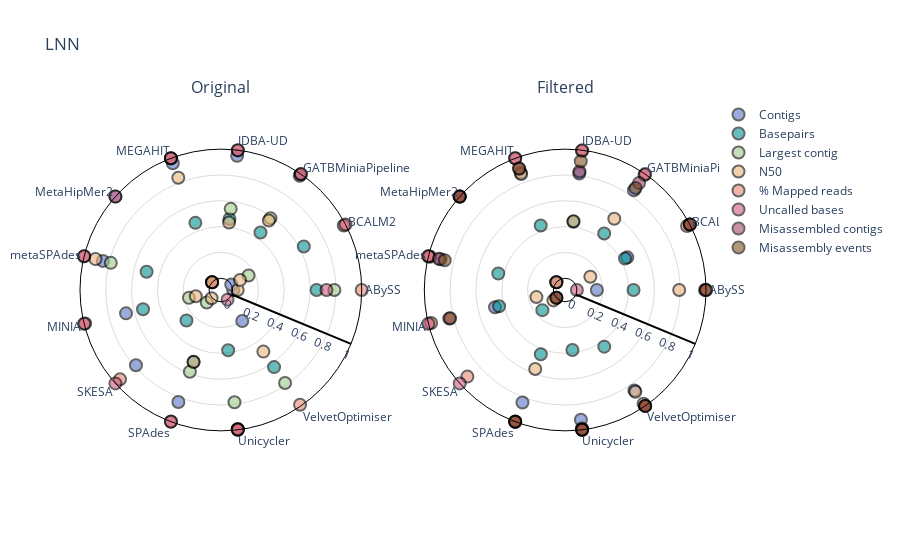
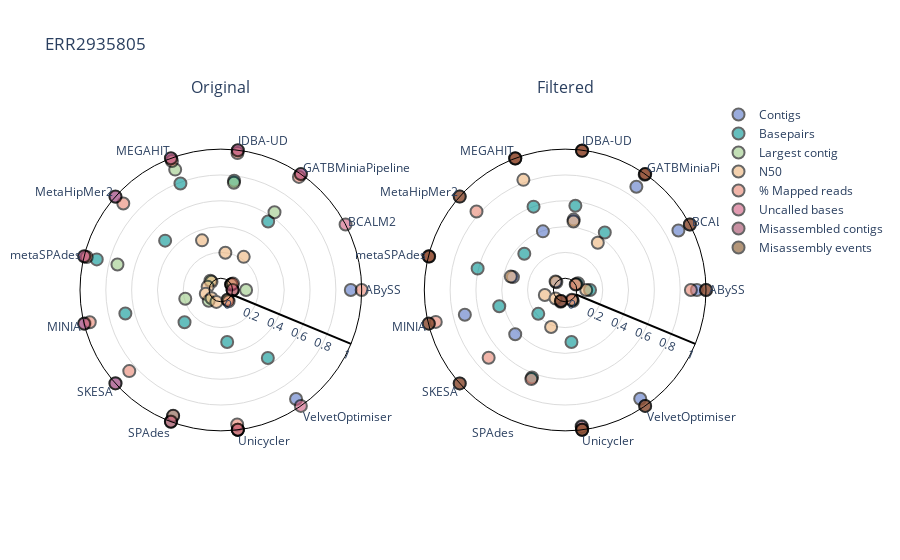
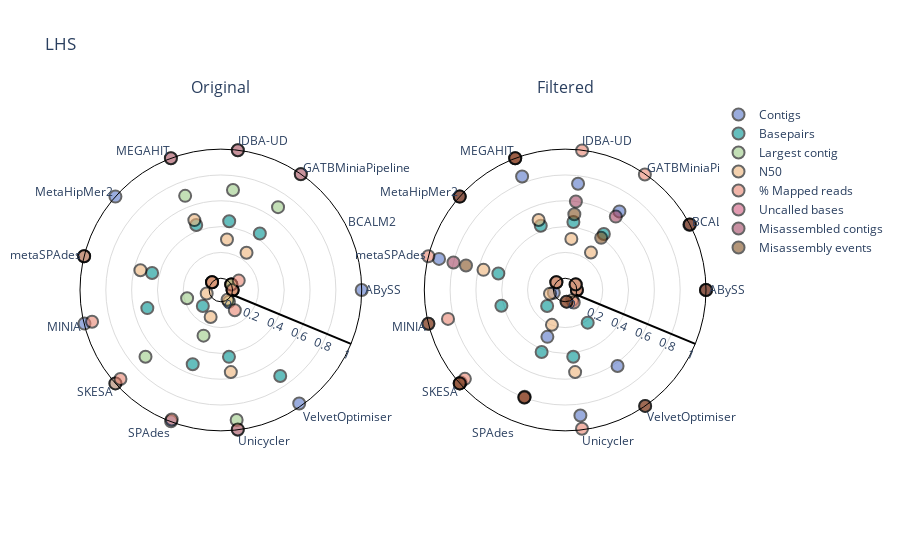
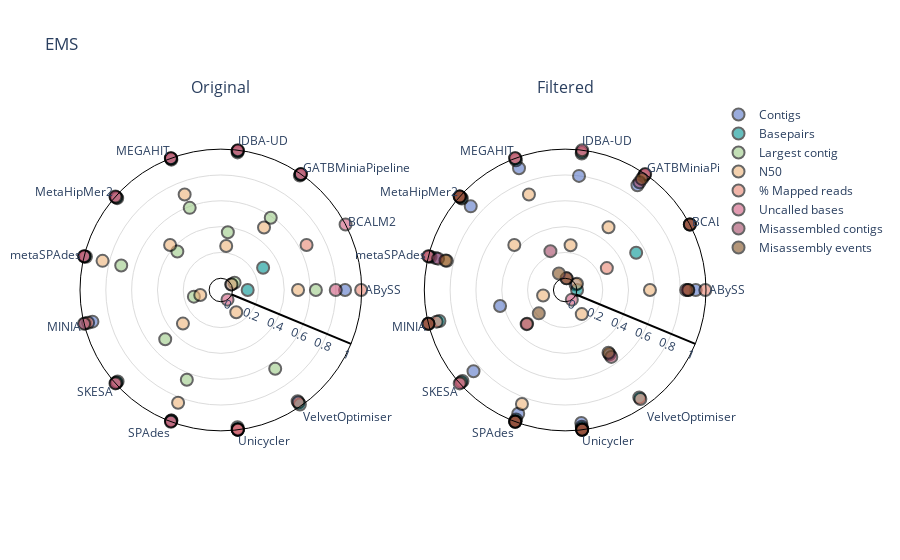

The notebook cell these images were saved under, in order:
### Code cell
import plotly.graph_objects as go

for sample, df in rank_dfs:

    categories = ['contigs','filtered_contigs','basepairs','filtered_basepairs', 'max_contig', 'n50','filtered_n50', 'mapped_reads','filtered_mapped_reads', 'Ns','filtered_Ns','misassembled contigs', 'misassembly events']
    categories_original =  ['contigs','basepairs', 'max_contig', 'n50', 'mapped_reads', 'Ns'] 
    categories_original_renamed =  ['Contigs','Basepairs', 'Largest contig', 'N50', '% Mapped reads', 'Uncalled bases'] 
    categories_filtered = ['filtered_contigs', 'filtered_basepairs', 'filtered_n50', 'filtered_mapped_reads','filtered_Ns', 'misassembled contigs', 'misassembly events']
    categories_filtered_renamed = ['Contigs', 'Basepairs', 'N50', '% Mapped reads','Uncalled bases', 'Misassembled contigs', 'Misassembly events']

    fig = make_subplots(rows=1, cols=2, specs=[[{'type': 'polar'}]*2], subplot_titles=('Original', 'Filtered'))
    
    COLOURS_ORIGINAL = ['#5876c8', '#009392', '#9CCB86', '#EEB479', '#E88471', '#CF597E']
    COLOURS_FILTERED = ['#5876c8', '#009392', '#EEB479', '#E88471', '#CF597E', '#a54765', '#835221']

    i = 0
    j = 0
    assembler_list = list(df.index)
    
    for column in categories:
                
        row_all = list(df[column])
        

        if column in categories_original:
            name = categories_original_renamed[categories_original.index(column)]
            fig.add_trace(go.Scatterpolar(r=row_all,
                                          theta=assembler_list,
                                          name=name, 
                                          mode='markers', 
                                          marker=dict(color=COLOURS_ORIGINAL[i], size=12), 
                                          marker_line_color="black", 
                                          marker_line_width=2,
                                          opacity=0.6,showlegend=True),
                          row=1, col=1) 
            i+=1
            
        elif column in categories_filtered:
            name = categories_filtered_renamed[categories_filtered.index(column)]
            showlegend = True if column in ['misassembled contigs', 'misassembly events'] else False
            fig.add_trace(go.Scatterpolar(r=row_all,
                                          theta=assembler_list,
                                          name=name, 
                                          mode='markers', 
                                          marker=dict(color=COLOURS_FILTERED[j], size=12),
                                          marker_line_color="black", 
                                          marker_line_width=2, 
                                          opacity=0.6,showlegend=showlegend),
                         row=1, col=2)
            j+=1
        
    
    fig.update_layout(polar=dict(radialaxis=dict(visible=True,
                                                 range=[0,1],
                                                 linewidth = 2,
                                                 linecolor="black",
                                                 gridcolor = "#DCDCDC"), 
                                 hole=1/12, bgcolor='rgb(255,255,255)',
                                angularaxis=dict(linecolor="black"),
                                angularaxis_categoryarray = assembler_list + [' '],
                                radialaxis_angle = -22.5),
                     polar2=dict(radialaxis=dict(visible=True,
                                                 range=[0,1],
                                                 linewidth = 2,
                                                 linecolor="black",
                                                 gridcolor = "#DCDCDC"), 
                                 hole=1/12, bgcolor='rgb(255,255,255)',
                                angularaxis=dict(linecolor="black"),
                                angularaxis_categoryarray = assembler_list + [' '],
                                radialaxis_angle = -22.5))
    fig.update_layout(title=sample)

    fig.show()

### Figure 1 — Plotly figure (JSON) as saved in the notebook; plotly's stock layout.template omitted (floating-point values rounded to 4 significant figures)
{"data": [{"marker": {"color": "#5876c8", "line": {"color": "black", "width": 2}, "size": 12}, "mode": "markers", "name": "Contigs", "opacity": 0.6, "r": [0.004596, 0, 0.9845, 0.9557, 0.9589, 1, 0.8505, 0.6654, 0.7878, 0.8365, 0.9959, 0.2012], "showlegend": true, "subplot": "polar", "theta": ["ABySS", "BCALM2", "GATBMiniaPipeline", "IDBA-UD", "MEGAHIT", "MetaHipMer2", "metaSPAdes", "MINIA", "SKESA", "SPAdes", "Unicycler", "VelvetOptimiser"], "type": "scatterpolar"}, {"marker": {"color": "#5876c8", "line": {"color": "black", "width": 2}, "size": 12}, "mode": "markers", "name": "Contigs", "opacity": 0.6, "r": [0.1549, 0.4529, 0.8472, 0.8179, 0.88, 1, 0.903, 0.4682, 0, 0.8416, 0.9218, 0.8542], "showlegend": false, "subplot": "polar2", "theta": ["ABySS", "BCALM2", "GATBMiniaPipeline", "IDBA-UD", "MEGAHIT", "MetaHipMer2", "metaSPAdes", "MINIA", "SKESA", "SPAdes", "Unicycler", "VelvetOptimiser"], "type": "scatterpolar"}, {"marker": {"color": "#009392", "line": {"color": "black", "width": 2}, "size": 12}, "mode": "markers", "name": "Basepairs", "opacity": 0.6, "r": [0.6506, 0.6345, 0.4495, 0.4629, 0.4654, 0, 0.5013, 0.53, 0.2651, 0.5043, 0.3787, 0.6346], "showlegend": true, "subplot": "polar", "theta": ["ABySS", "BCALM2", "GATBMiniaPipeline", "IDBA-UD", "MEGAHIT", "MetaHipMer2", "metaSPAdes", "MINIA", "SKESA", "SPAdes", "Unicycler", "VelvetOptimiser"], "type": "scatterpolar"}, {"marker": {"color": "#009392", "line": {"color": "black", "width": 2}, "size": 12}, "mode": "markers", "name": "Basepairs", "opacity": 0.6, "r": [0.4386, 0.4329, 0.4414, 0.4408, 0.4428, 0, 0.4425, 0.4363, 0.1444, 0.4408, 0.3778, 0.4422], "showlegend": false, "subplot": "polar2", "theta": ["ABySS", "BCALM2", "GATBMiniaPipeline", "IDBA-UD", "MEGAHIT", "MetaHipMer2", "metaSPAdes", "MINIA", "SKESA", "SPAdes", "Unicycler", "VelvetOptimiser"], "type": "scatterpolar"}, {"marker": {"color": "#9CCB86", "line": {"color": "black", "width": 2}, "size": 12}, "mode": "markers", "name": "Largest contig", "opacity": 0.6, "r": [0.7882, 0.1514, 0.5854, 0.5422, 1, 0, 0.7871, 0.1639, 0.05488, 0.5858, 0.7847, 0.7847], "showlegend": true, "subplot": "polar", "theta": ["ABySS", "BCALM2", "GATBMiniaPipeline", "IDBA-UD", "MEGAHIT", "MetaHipMer2", "metaSPAdes", "MINIA", "SKESA", "SPAdes", "Unicycler", "VelvetOptimiser"], "type": "scatterpolar"}, {"marker": {"color": "#EEB479", "line": {"color": "black", "width": 2}, "size": 12}, "mode": "markers", "name": "N50", "opacity": 0.6, "r": [0.03943, 0.07698, 0.5634, 0.436, 0.8387, 0, 0.909, 0.1091, 0.004759, 0.5056, 1, 0.4888], "showlegend": true, "subplot": "polar", "theta": ["ABySS", "BCALM2", "GATBMiniaPipeline", "IDBA-UD", "MEGAHIT", "MetaHipMer2", "metaSPAdes", "MINIA", "SKESA", "SPAdes", "Unicycler", "VelvetOptimiser"], "type": "scatterpolar"}, {"marker": {"color": "#EEB479", "line": {"color": "black", "width": 2}, "size": 12}, "mode": "markers", "name": "N50", "opacity": 0.6, "r": [0.7924, 0.1295, 0.5792, 0.4452, 0.8694, 0, 0.9856, 0.1382, 0.03043, 0.5632, 1, 0.8663], "showlegend": false, "subplot": "polar2", "theta": ["ABySS", "BCALM2", "GATBMiniaPipeline", "IDBA-UD", "MEGAHIT", "MetaHipMer2", "metaSPAdes", "MINIA", "SKESA", "SPAdes", "Unicycler", "VelvetOptimiser"], "type": "scatterpolar"}, {"marker": {"color": "#E88471", "line": {"color": "black", "width": 2}, "size": 12}, "mode": "markers", "name": "% Mapped reads", "opacity": 0.6, "r": [1, 0.9845, 0.9987, 0.9984, 0.9991, 0, 0.9995, 0.9916, 0.9524, 0.9986, 0.9937, 0.989], "showlegend": true, "subplot": "polar", "theta": ["ABySS", "BCALM2", "GATBMiniaPipeline", "IDBA-UD", "MEGAHIT", "MetaHipMer2", "metaSPAdes", "MINIA", "SKESA", "SPAdes", "Unicycler", "VelvetOptimiser"], "type": "scatterpolar"}, {"marker": {"color": "#E88471", "line": {"color": "black", "width": 2}, "size": 12}, "mode": "markers", "name": "% Mapped reads", "opacity": 0.6, "r": [0.9921, 0.9753, 0.9912, 0.9926, 1, 0, 0.999, 0.9784, 0.9205, 0.999, 0.9892, 0.9785], "showlegend": false, "subplot": "polar2", "theta": ["ABySS", "BCALM2", "GATBMiniaPipeline", "IDBA-UD", "MEGAHIT", "MetaHipMer2", "metaSPAdes", "MINIA", "SKESA", "SPAdes", "Unicycler", "VelvetOptimiser"], "type": "scatterpolar"}, {"marker": {"color": "#CF597E", "line": {"color": "black", "width": 2}, "size": 12}, "mode": "markers", "name": "Uncalled bases", "opacity": 0.6, "r": [0.7273, 1, 1, 1, 1, 1, 1, 1, 1, 1, 1, 0], "showlegend": true, "subplot": "polar", "theta": ["ABySS", "BCALM2", "GATBMiniaPipeline", "IDBA-UD", "MEGAHIT", "MetaHipMer2", "metaSPAdes", "MINIA", "SKESA", "SPAdes", "Unicycler", "VelvetOptimiser"], "type": "scatterpolar"}, {"marker": {"color": "#CF597E", "line": {"color": "black", "width": 2}, "size": 12}, "mode": "markers", "name": "Uncalled bases", "opacity": 0.6, "r": [0, 1, 1, 1, 1, 1, 1, 1, 1, 1, 1, 1], "showlegend": false, "subplot": "polar2", "theta": ["ABySS", "BCALM2", "GATBMiniaPipeline", "IDBA-UD", "MEGAHIT", "MetaHipMer2", "metaSPAdes", "MINIA", "SKESA", "SPAdes", "Unicycler", "VelvetOptimiser"], "type": "scatterpolar"}, {"marker": {"color": "#a54765", "line": {"color": "black", "width": 2}, "size": 12}, "mode": "markers", "name": "Misassembled contigs", "opacity": 0.6, "r": [1, 1, 0.9167, 0.8333, 0.9167, 1, 0.9167, 0.8333, 0, 1, 1, 1], "showlegend": true, "subplot": "polar2", "theta": ["ABySS", "BCALM2", "GATBMiniaPipeline", "IDBA-UD", "MEGAHIT", "MetaHipMer2", "metaSPAdes", "MINIA", "SKESA", "SPAdes", "Unicycler", "VelvetOptimiser"], "type": "scatterpolar"}, {"marker": {"color": "#835221", "line": {"color": "black", "width": 2}, "size": 12}, "mode": "markers", "name": "Misassembly events", "opacity": 0.6, "r": [1, 1, 0.8696, 0.913, 0.913, 1, 0.8696, 0.8261, 0, 1, 1, 1], "showlegend": true, "subplot": "polar2", "theta": ["ABySS", "BCALM2", "GATBMiniaPipeline", "IDBA-UD", "MEGAHIT", "MetaHipMer2", "metaSPAdes", "MINIA", "SKESA", "SPAdes", "Unicycler", "VelvetOptimiser"], "type": "scatterpolar"}], "layout": {"annotations": [{"font": {"size": 16}, "showarrow": false, "text": "Original", "x": 0.225, "xanchor": "center", "xref": "paper", "y": 1, "yanchor": "bottom", "yref": "paper"}, {"font": {"size": 16}, "showarrow": false, "text": "Filtered", "x": 0.775, "xanchor": "center", "xref": "paper", "y": 1, "yanchor": "bottom", "yref": "paper"}], "polar": {"angularaxis": {"categoryarray": ["ABySS", "BCALM2", "GATBMiniaPipeline", "IDBA-UD", "MEGAHIT", "MetaHipMer2", "metaSPAdes", "MINIA", "SKESA", "SPAdes", "Unicycler", "VelvetOptimiser", " "], "linecolor": "black"}, "bgcolor": "rgb(255,255,255)", "domain": {"x": [0, 0.45], "y": [0, 1]}, "hole": 0.08333, "radialaxis": {"angle": -22.5, "gridcolor": "#DCDCDC", "linecolor": "black", "linewidth": 2, "range": [0, 1], "visible": true}}, "polar2": {"angularaxis": {"categoryarray": ["ABySS", "BCALM2", "GATBMiniaPipeline", "IDBA-UD", "MEGAHIT", "MetaHipMer2", "metaSPAdes", "MINIA", "SKESA", "SPAdes", "Unicycler", "VelvetOptimiser", " "], "linecolor": "black"}, "bgcolor": "rgb(255,255,255)", "domain": {"x": [0.55, 1], "y": [0, 1]}, "hole": 0.08333, "radialaxis": {"angle": -22.5, "gridcolor": "#DCDCDC", "linecolor": "black", "linewidth": 2, "range": [0, 1], "visible": true}}, "title": {"text": "LNN"}}}

### Figure 2 — Plotly figure (JSON) as saved in the notebook; plotly's stock layout.template omitted (floating-point values rounded to 4 significant figures)
{"data": [{"marker": {"color": "#5876c8", "line": {"color": "black", "width": 2}, "size": 12}, "mode": "markers", "name": "Contigs", "opacity": 0.6, "r": [0.9156, 0, 0.9992, 0.9982, 0.9982, 0.9985, 0.9967, 0.9954, 0.9989, 0.9955, 1.0, 0.9345], "showlegend": true, "subplot": "polar", "theta": ["ABySS", "BCALM2", "GATBMiniaPipeline", "IDBA-UD", "MEGAHIT", "MetaHipMer2", "metaSPAdes", "MINIA", "SKESA", "SPAdes", "Unicycler", "VelvetOptimiser"], "type": "scatterpolar"}, {"marker": {"color": "#5876c8", "line": {"color": "black", "width": 2}, "size": 12}, "mode": "markers", "name": "Contigs", "opacity": 0.6, "r": [0.9292, 0.8998, 0.8801, 0.4584, 0.395, 0, 0.3258, 0.7092, 0.4258, 0.006361, 0.9714, 0.9324], "showlegend": false, "subplot": "polar2", "theta": ["ABySS", "BCALM2", "GATBMiniaPipeline", "IDBA-UD", "MEGAHIT", "MetaHipMer2", "metaSPAdes", "MINIA", "SKESA", "SPAdes", "Unicycler", "VelvetOptimiser"], "type": "scatterpolar"}, {"marker": {"color": "#009392", "line": {"color": "black", "width": 2}, "size": 12}, "mode": "markers", "name": "Basepairs", "opacity": 0.6, "r": [0, 0, 0.5541, 0.7622, 0.7916, 0.4857, 0.899, 0.6708, 0.285, 0.9538, 0.315, 0.5497], "showlegend": true, "subplot": "polar", "theta": ["ABySS", "BCALM2", "GATBMiniaPipeline", "IDBA-UD", "MEGAHIT", "MetaHipMer2", "metaSPAdes", "MINIA", "SKESA", "SPAdes", "Unicycler", "VelvetOptimiser"], "type": "scatterpolar"}, {"marker": {"color": "#009392", "line": {"color": "black", "width": 2}, "size": 12}, "mode": "markers", "name": "Basepairs", "opacity": 0.6, "r": [0.1018, 0.02123, 0.4496, 0.5666, 0.5995, 0.3317, 0.6073, 0.4346, 0.1875, 0.6332, 0.3143, 0.01322], "showlegend": false, "subplot": "polar2", "theta": ["ABySS", "BCALM2", "GATBMiniaPipeline", "IDBA-UD", "MEGAHIT", "MetaHipMer2", "metaSPAdes", "MINIA", "SKESA", "SPAdes", "Unicycler", "VelvetOptimiser"], "type": "scatterpolar"}, {"marker": {"color": "#9CCB86", "line": {"color": "black", "width": 2}, "size": 12}, "mode": "markers", "name": "Largest contig", "opacity": 0.6, "r": [0.1046, 0.003649, 0.6406, 0.7458, 0.9065, 0.01741, 0.7339, 0.1929, 0.03439, 1, 0.9999, 0.002411], "showlegend": true, "subplot": "polar", "theta": ["ABySS", "BCALM2", "GATBMiniaPipeline", "IDBA-UD", "MEGAHIT", "MetaHipMer2", "metaSPAdes", "MINIA", "SKESA", "SPAdes", "Unicycler", "VelvetOptimiser"], "type": "scatterpolar"}, {"marker": {"color": "#EEB479", "line": {"color": "black", "width": 2}, "size": 12}, "mode": "markers", "name": "N50", "opacity": 0.6, "r": [0.0003932, 0.0001362, 0.221, 0.1992, 0.3202, 0.005901, 0.0143, 0.02914, 0.005571, 0.007677, 1, 0.0003426], "showlegend": true, "subplot": "polar", "theta": ["ABySS", "BCALM2", "GATBMiniaPipeline", "IDBA-UD", "MEGAHIT", "MetaHipMer2", "metaSPAdes", "MINIA", "SKESA", "SPAdes", "Unicycler", "VelvetOptimiser"], "type": "scatterpolar"}, {"marker": {"color": "#EEB479", "line": {"color": "black", "width": 2}, "size": 12}, "mode": "markers", "name": "N50", "opacity": 0.6, "r": [0.07228, 0.004913, 0.3542, 0.4432, 0.8214, 0.008475, 0.3425, 0.07119, 0.008362, 0.2159, 1, 0.004594], "showlegend": false, "subplot": "polar2", "theta": ["ABySS", "BCALM2", "GATBMiniaPipeline", "IDBA-UD", "MEGAHIT", "MetaHipMer2", "metaSPAdes", "MINIA", "SKESA", "SPAdes", "Unicycler", "VelvetOptimiser"], "type": "scatterpolar"}, {"marker": {"color": "#E88471", "line": {"color": "black", "width": 2}, "size": 12}, "mode": "markers", "name": "% Mapped reads", "opacity": 0.6, "r": [1, 0.01555, 0.9735, 0.9779, 0.9775, 0.9186, 0.9792, 0.9547, 0.8566, 0.95, 0.9589, 0.0151], "showlegend": true, "subplot": "polar", "theta": ["ABySS", "BCALM2", "GATBMiniaPipeline", "IDBA-UD", "MEGAHIT", "MetaHipMer2", "metaSPAdes", "MINIA", "SKESA", "SPAdes", "Unicycler", "VelvetOptimiser"], "type": "scatterpolar"}, {"marker": {"color": "#E88471", "line": {"color": "black", "width": 2}, "size": 12}, "mode": "markers", "name": "% Mapped reads", "opacity": 0.6, "r": [0.883, 0.001162, 0.9932, 0.9969, 1, 0.8263, 0.9985, 0.9413, 0.7007, 0.6472, 0.9774, 0.0002273], "showlegend": false, "subplot": "polar2", "theta": ["ABySS", "BCALM2", "GATBMiniaPipeline", "IDBA-UD", "MEGAHIT", "MetaHipMer2", "metaSPAdes", "MINIA", "SKESA", "SPAdes", "Unicycler", "VelvetOptimiser"], "type": "scatterpolar"}, {"marker": {"color": "#CF597E", "line": {"color": "black", "width": 2}, "size": 12}, "mode": "markers", "name": "Uncalled bases", "opacity": 0.6, "r": [0, 1, 1, 1, 1, 1, 1, 1, 1, 1, 1, 1], "showlegend": true, "subplot": "polar", "theta": ["ABySS", "BCALM2", "GATBMiniaPipeline", "IDBA-UD", "MEGAHIT", "MetaHipMer2", "metaSPAdes", "MINIA", "SKESA", "SPAdes", "Unicycler", "VelvetOptimiser"], "type": "scatterpolar"}, {"marker": {"color": "#CF597E", "line": {"color": "black", "width": 2}, "size": 12}, "mode": "markers", "name": "Uncalled bases", "opacity": 0.6, "r": [null, null, null, null, null, null, null, null, null, null, null, null], "showlegend": false, "subplot": "polar2", "theta": ["ABySS", "BCALM2", "GATBMiniaPipeline", "IDBA-UD", "MEGAHIT", "MetaHipMer2", "metaSPAdes", "MINIA", "SKESA", "SPAdes", "Unicycler", "VelvetOptimiser"], "type": "scatterpolar"}, {"marker": {"color": "#a54765", "line": {"color": "black", "width": 2}, "size": 12}, "mode": "markers", "name": "Misassembled contigs", "opacity": 0.6, "r": [1, 1, 1, 0.9948, 0.9983, 1, 0.9948, 0.9965, 1, 0, 1, 1], "showlegend": true, "subplot": "polar2", "theta": ["ABySS", "BCALM2", "GATBMiniaPipeline", "IDBA-UD", "MEGAHIT", "MetaHipMer2", "metaSPAdes", "MINIA", "SKESA", "SPAdes", "Unicycler", "VelvetOptimiser"], "type": "scatterpolar"}, {"marker": {"color": "#835221", "line": {"color": "black", "width": 2}, "size": 12}, "mode": "markers", "name": "Misassembly events", "opacity": 0.6, "r": [1, 1, 1, 0.9956, 0.9983, 1, 0.9939, 0.9974, 1, 0, 1, 1], "showlegend": true, "subplot": "polar2", "theta": ["ABySS", "BCALM2", "GATBMiniaPipeline", "IDBA-UD", "MEGAHIT", "MetaHipMer2", "metaSPAdes", "MINIA", "SKESA", "SPAdes", "Unicycler", "VelvetOptimiser"], "type": "scatterpolar"}], "layout": {"annotations": [{"font": {"size": 16}, "showarrow": false, "text": "Original", "x": 0.225, "xanchor": "center", "xref": "paper", "y": 1, "yanchor": "bottom", "yref": "paper"}, {"font": {"size": 16}, "showarrow": false, "text": "Filtered", "x": 0.775, "xanchor": "center", "xref": "paper", "y": 1, "yanchor": "bottom", "yref": "paper"}], "polar": {"angularaxis": {"categoryarray": ["ABySS", "BCALM2", "GATBMiniaPipeline", "IDBA-UD", "MEGAHIT", "MetaHipMer2", "metaSPAdes", "MINIA", "SKESA", "SPAdes", "Unicycler", "VelvetOptimiser", " "], "linecolor": "black"}, "bgcolor": "rgb(255,255,255)", "domain": {"x": [0, 0.45], "y": [0, 1]}, "hole": 0.08333, "radialaxis": {"angle": -22.5, "gridcolor": "#DCDCDC", "linecolor": "black", "linewidth": 2, "range": [0, 1], "visible": true}}, "polar2": {"angularaxis": {"categoryarray": ["ABySS", "BCALM2", "GATBMiniaPipeline", "IDBA-UD", "MEGAHIT", "MetaHipMer2", "metaSPAdes", "MINIA", "SKESA", "SPAdes", "Unicycler", "VelvetOptimiser", " "], "linecolor": "black"}, "bgcolor": "rgb(255,255,255)", "domain": {"x": [0.55, 1], "y": [0, 1]}, "hole": 0.08333, "radialaxis": {"angle": -22.5, "gridcolor": "#DCDCDC", "linecolor": "black", "linewidth": 2, "range": [0, 1], "visible": true}}, "title": {"text": "ERR2935805"}}}

### Figure 3 — Plotly figure (JSON) as saved in the notebook; plotly's stock layout.template omitted (floating-point values rounded to 4 significant figures)
{"data": [{"marker": {"color": "#5876c8", "line": {"color": "black", "width": 2}, "size": 12}, "mode": "markers", "name": "Contigs", "opacity": 0.6, "r": [1, 0, 0.9999, 0.9999, 0.9999, 1, 0.9997, 0.997, 1.0, 0.9962, 1.0, 0.9773], "showlegend": true, "subplot": "polar", "theta": ["ABySS", "BCALM2", "GATBMiniaPipeline", "IDBA-UD", "MEGAHIT", "MetaHipMer2", "metaSPAdes", "MINIA", "SKESA", "SPAdes", "Unicycler", "VelvetOptimiser"], "type": "scatterpolar"}, {"marker": {"color": "#5876c8", "line": {"color": "black", "width": 2}, "size": 12}, "mode": "markers", "name": "Contigs", "opacity": 0.6, "r": [1, 0.9949, 0.649, 0.7384, 0.8494, 1, 0.9152, 0, 0.9903, 0.2971, 0.8881, 0.6237], "showlegend": false, "subplot": "polar2", "theta": ["ABySS", "BCALM2", "GATBMiniaPipeline", "IDBA-UD", "MEGAHIT", "MetaHipMer2", "metaSPAdes", "MINIA", "SKESA", "SPAdes", "Unicycler", "VelvetOptimiser"], "type": "scatterpolar"}, {"marker": {"color": "#009392", "line": {"color": "black", "width": 2}, "size": 12}, "mode": "markers", "name": "Basepairs", "opacity": 0.6, "r": [0, 0, 0.4407, 0.4457, 0.4473, 0, 0.4575, 0.4955, 0.09555, 0.524, 0.4306, 0.7187], "showlegend": true, "subplot": "polar", "theta": ["ABySS", "BCALM2", "GATBMiniaPipeline", "IDBA-UD", "MEGAHIT", "MetaHipMer2", "metaSPAdes", "MINIA", "SKESA", "SPAdes", "Unicycler", "VelvetOptimiser"], "type": "scatterpolar"}, {"marker": {"color": "#009392", "line": {"color": "black", "width": 2}, "size": 12}, "mode": "markers", "name": "Basepairs", "opacity": 0.6, "r": [0, 0.0003867, 0.4365, 0.4395, 0.4418, 0, 0.4418, 0.4176, 0.09534, 0.4229, 0.4303, 0.2166], "showlegend": false, "subplot": "polar2", "theta": ["ABySS", "BCALM2", "GATBMiniaPipeline", "IDBA-UD", "MEGAHIT", "MetaHipMer2", "metaSPAdes", "MINIA", "SKESA", "SPAdes", "Unicycler", "VelvetOptimiser"], "type": "scatterpolar"}, {"marker": {"color": "#9CCB86", "line": {"color": "black", "width": 2}, "size": 12}, "mode": "markers", "name": "Largest contig", "opacity": 0.6, "r": [0, 0.001321, 0.6889, 0.6889, 0.6889, 0, 1, 0.1782, 0.6887, 0.2873, 0.9236, 0.01914], "showlegend": true, "subplot": "polar", "theta": ["ABySS", "BCALM2", "GATBMiniaPipeline", "IDBA-UD", "MEGAHIT", "MetaHipMer2", "metaSPAdes", "MINIA", "SKESA", "SPAdes", "Unicycler", "VelvetOptimiser"], "type": "scatterpolar"}, {"marker": {"color": "#EEB479", "line": {"color": "black", "width": 2}, "size": 12}, "mode": "markers", "name": "N50", "opacity": 0.6, "r": [0, 0.0001396, 0.2592, 0.303, 0.4882, 0, 0.5505, 0.02201, 1, 0.1324, 0.5495, 0.0004985], "showlegend": true, "subplot": "polar", "theta": ["ABySS", "BCALM2", "GATBMiniaPipeline", "IDBA-UD", "MEGAHIT", "MetaHipMer2", "metaSPAdes", "MINIA", "SKESA", "SPAdes", "Unicycler", "VelvetOptimiser"], "type": "scatterpolar"}, {"marker": {"color": "#EEB479", "line": {"color": "black", "width": 2}, "size": 12}, "mode": "markers", "name": "N50", "opacity": 0.6, "r": [0, 0.003025, 0.2613, 0.3077, 0.4887, 0, 0.5606, 0.03015, 1, 0.1976, 0.5495, 0.006202], "showlegend": false, "subplot": "polar2", "theta": ["ABySS", "BCALM2", "GATBMiniaPipeline", "IDBA-UD", "MEGAHIT", "MetaHipMer2", "metaSPAdes", "MINIA", "SKESA", "SPAdes", "Unicycler", "VelvetOptimiser"], "type": "scatterpolar"}, {"marker": {"color": "#E88471", "line": {"color": "black", "width": 2}, "size": 12}, "mode": "markers", "name": "% Mapped reads", "opacity": 0.6, "r": [0, 0.06567, 0.9988, 0.999, 1, 0, 0.9998, 0.9364, 0.948, 0.9817, 0.9968, 0.09945], "showlegend": true, "subplot": "polar", "theta": ["ABySS", "BCALM2", "GATBMiniaPipeline", "IDBA-UD", "MEGAHIT", "MetaHipMer2", "metaSPAdes", "MINIA", "SKESA", "SPAdes", "Unicycler", "VelvetOptimiser"], "type": "scatterpolar"}, {"marker": {"color": "#E88471", "line": {"color": "black", "width": 2}, "size": 12}, "mode": "markers", "name": "% Mapped reads", "opacity": 0.6, "r": [0, 1.93e-05, 0.9962, 0.9977, 0.9996, 0, 1, 0.8437, 0.9467, 0.7932, 0.992, 0.02632], "showlegend": false, "subplot": "polar2", "theta": ["ABySS", "BCALM2", "GATBMiniaPipeline", "IDBA-UD", "MEGAHIT", "MetaHipMer2", "metaSPAdes", "MINIA", "SKESA", "SPAdes", "Unicycler", "VelvetOptimiser"], "type": "scatterpolar"}, {"marker": {"color": "#CF597E", "line": {"color": "black", "width": 2}, "size": 12}, "mode": "markers", "name": "Uncalled bases", "opacity": 0.6, "r": [null, null, null, null, null, null, null, null, null, null, null, null], "showlegend": true, "subplot": "polar", "theta": ["ABySS", "BCALM2", "GATBMiniaPipeline", "IDBA-UD", "MEGAHIT", "MetaHipMer2", "metaSPAdes", "MINIA", "SKESA", "SPAdes", "Unicycler", "VelvetOptimiser"], "type": "scatterpolar"}, {"marker": {"color": "#CF597E", "line": {"color": "black", "width": 2}, "size": 12}, "mode": "markers", "name": "Uncalled bases", "opacity": 0.6, "r": [null, null, null, null, null, null, null, null, null, null, null, null], "showlegend": false, "subplot": "polar2", "theta": ["ABySS", "BCALM2", "GATBMiniaPipeline", "IDBA-UD", "MEGAHIT", "MetaHipMer2", "metaSPAdes", "MINIA", "SKESA", "SPAdes", "Unicycler", "VelvetOptimiser"], "type": "scatterpolar"}, {"marker": {"color": "#a54765", "line": {"color": "black", "width": 2}, "size": 12}, "mode": "markers", "name": "Misassembled contigs", "opacity": 0.6, "r": [1, 1, 0.6, 0.6, 1, 1, 0.8, 1, 1, 0.8, 0, 1], "showlegend": true, "subplot": "polar2", "theta": ["ABySS", "BCALM2", "GATBMiniaPipeline", "IDBA-UD", "MEGAHIT", "MetaHipMer2", "metaSPAdes", "MINIA", "SKESA", "SPAdes", "Unicycler", "VelvetOptimiser"], "type": "scatterpolar"}, {"marker": {"color": "#835221", "line": {"color": "black", "width": 2}, "size": 12}, "mode": "markers", "name": "Misassembly events", "opacity": 0.6, "r": [1, 1, 0.4, 0.5, 1, 1, 0.7, 1, 1, 0.8, 0, 1], "showlegend": true, "subplot": "polar2", "theta": ["ABySS", "BCALM2", "GATBMiniaPipeline", "IDBA-UD", "MEGAHIT", "MetaHipMer2", "metaSPAdes", "MINIA", "SKESA", "SPAdes", "Unicycler", "VelvetOptimiser"], "type": "scatterpolar"}], "layout": {"annotations": [{"font": {"size": 16}, "showarrow": false, "text": "Original", "x": 0.225, "xanchor": "center", "xref": "paper", "y": 1, "yanchor": "bottom", "yref": "paper"}, {"font": {"size": 16}, "showarrow": false, "text": "Filtered", "x": 0.775, "xanchor": "center", "xref": "paper", "y": 1, "yanchor": "bottom", "yref": "paper"}], "polar": {"angularaxis": {"categoryarray": ["ABySS", "BCALM2", "GATBMiniaPipeline", "IDBA-UD", "MEGAHIT", "MetaHipMer2", "metaSPAdes", "MINIA", "SKESA", "SPAdes", "Unicycler", "VelvetOptimiser", " "], "linecolor": "black"}, "bgcolor": "rgb(255,255,255)", "domain": {"x": [0, 0.45], "y": [0, 1]}, "hole": 0.08333, "radialaxis": {"angle": -22.5, "gridcolor": "#DCDCDC", "linecolor": "black", "linewidth": 2, "range": [0, 1], "visible": true}}, "polar2": {"angularaxis": {"categoryarray": ["ABySS", "BCALM2", "GATBMiniaPipeline", "IDBA-UD", "MEGAHIT", "MetaHipMer2", "metaSPAdes", "MINIA", "SKESA", "SPAdes", "Unicycler", "VelvetOptimiser", " "], "linecolor": "black"}, "bgcolor": "rgb(255,255,255)", "domain": {"x": [0.55, 1], "y": [0, 1]}, "hole": 0.08333, "radialaxis": {"angle": -22.5, "gridcolor": "#DCDCDC", "linecolor": "black", "linewidth": 2, "range": [0, 1], "visible": true}}, "title": {"text": "LHS"}}}

### Figure 4 — Plotly figure (JSON) as saved in the notebook; plotly's stock layout.template omitted (floating-point values rounded to 4 significant figures)
{"data": [{"marker": {"color": "#5876c8", "line": {"color": "black", "width": 2}, "size": 12}, "mode": "markers", "name": "Contigs", "opacity": 0.6, "r": [0.8714, 0, 0.9963, 0.9927, 0.9961, 0.9965, 0.997, 0.9336, 0.995, 0.9896, 0.9974, 0.9561], "showlegend": true, "subplot": "polar", "theta": ["ABySS", "BCALM2", "GATBMiniaPipeline", "IDBA-UD", "MEGAHIT", "MetaHipMer2", "metaSPAdes", "MINIA", "SKESA", "SPAdes", "Unicycler", "VelvetOptimiser"], "type": "scatterpolar"}, {"marker": {"color": "#5876c8", "line": {"color": "black", "width": 2}, "size": 12}, "mode": "markers", "name": "Contigs", "opacity": 0.6, "r": [0.9205, 0, 0.8949, 0.7994, 0.9171, 0.8861, 0.9416, 0.4282, 0.8574, 0.9341, 0.9466, 0.5144], "showlegend": false, "subplot": "polar2", "theta": ["ABySS", "BCALM2", "GATBMiniaPipeline", "IDBA-UD", "MEGAHIT", "MetaHipMer2", "metaSPAdes", "MINIA", "SKESA", "SPAdes", "Unicycler", "VelvetOptimiser"], "type": "scatterpolar"}, {"marker": {"color": "#009392", "line": {"color": "black", "width": 2}, "size": 12}, "mode": "markers", "name": "Basepairs", "opacity": 0.6, "r": [0.1169, 0.2787, 0.9859, 0.9826, 0.9888, 0.9817, 0.985, 0.9904, 0.9775, 0.9909, 0.9792, 0.9864], "showlegend": true, "subplot": "polar", "theta": ["ABySS", "BCALM2", "GATBMiniaPipeline", "IDBA-UD", "MEGAHIT", "MetaHipMer2", "metaSPAdes", "MINIA", "SKESA", "SPAdes", "Unicycler", "VelvetOptimiser"], "type": "scatterpolar"}, {"marker": {"color": "#009392", "line": {"color": "black", "width": 2}, "size": 12}, "mode": "markers", "name": "Basepairs", "opacity": 0.6, "r": [0.001344, 0.5302, 0.9805, 0.9741, 0.9829, 0.9779, 0.9824, 0.9118, 0.9715, 0.9809, 0.9755, 0.9199], "showlegend": false, "subplot": "polar2", "theta": ["ABySS", "BCALM2", "GATBMiniaPipeline", "IDBA-UD", "MEGAHIT", "MetaHipMer2", "metaSPAdes", "MINIA", "SKESA", "SPAdes", "Unicycler", "VelvetOptimiser"], "type": "scatterpolar"}, {"marker": {"color": "#9CCB86", "line": {"color": "black", "width": 2}, "size": 12}, "mode": "markers", "name": "Largest contig", "opacity": 0.6, "r": [0.6451, 0.02916, 0.5895, 0.3592, 0.5895, 0.3592, 0.7038, 0.1241, 0.4847, 0.652, 1, 0.6502], "showlegend": true, "subplot": "polar", "theta": ["ABySS", "BCALM2", "GATBMiniaPipeline", "IDBA-UD", "MEGAHIT", "MetaHipMer2", "metaSPAdes", "MINIA", "SKESA", "SPAdes", "Unicycler", "VelvetOptimiser"], "type": "scatterpolar"}, {"marker": {"color": "#EEB479", "line": {"color": "black", "width": 2}, "size": 12}, "mode": "markers", "name": "N50", "opacity": 0.6, "r": [0.507, 0.002632, 0.4977, 0.2526, 0.7, 0.4341, 0.8528, 0.07332, 0.3013, 0.8427, 1, 0.1191], "showlegend": true, "subplot": "polar", "theta": ["ABySS", "BCALM2", "GATBMiniaPipeline", "IDBA-UD", "MEGAHIT", "MetaHipMer2", "metaSPAdes", "MINIA", "SKESA", "SPAdes", "Unicycler", "VelvetOptimiser"], "type": "scatterpolar"}, {"marker": {"color": "#EEB479", "line": {"color": "black", "width": 2}, "size": 12}, "mode": "markers", "name": "N50", "opacity": 0.6, "r": [0.566, 0.01247, 0.5001, 0.2578, 0.7, 0.4352, 0.8528, 0.08481, 0.3025, 0.8529, 1, 0.1359], "showlegend": false, "subplot": "polar2", "theta": ["ABySS", "BCALM2", "GATBMiniaPipeline", "IDBA-UD", "MEGAHIT", "MetaHipMer2", "metaSPAdes", "MINIA", "SKESA", "SPAdes", "Unicycler", "VelvetOptimiser"], "type": "scatterpolar"}, {"marker": {"color": "#E88471", "line": {"color": "black", "width": 2}, "size": 12}, "mode": "markers", "name": "% Mapped reads", "opacity": 0.6, "r": [0.9958, 0.6588, 0.9989, 0.9959, 1, 0.9898, 0.9972, 0.9685, 0.9889, 0.9964, 0.994, 0.9677], "showlegend": true, "subplot": "polar", "theta": ["ABySS", "BCALM2", "GATBMiniaPipeline", "IDBA-UD", "MEGAHIT", "MetaHipMer2", "metaSPAdes", "MINIA", "SKESA", "SPAdes", "Unicycler", "VelvetOptimiser"], "type": "scatterpolar"}, {"marker": {"color": "#E88471", "line": {"color": "black", "width": 2}, "size": 12}, "mode": "markers", "name": "% Mapped reads", "opacity": 0.6, "r": [0.9947, 0.2738, 0.9949, 0.9863, 1, 0.9859, 0.9963, 0.9342, 0.9857, 0.9963, 0.9895, 0.9349], "showlegend": false, "subplot": "polar2", "theta": ["ABySS", "BCALM2", "GATBMiniaPipeline", "IDBA-UD", "MEGAHIT", "MetaHipMer2", "metaSPAdes", "MINIA", "SKESA", "SPAdes", "Unicycler", "VelvetOptimiser"], "type": "scatterpolar"}, {"marker": {"color": "#CF597E", "line": {"color": "black", "width": 2}, "size": 12}, "mode": "markers", "name": "Uncalled bases", "opacity": 0.6, "r": [0.799, 1, 1, 1, 1, 1, 1, 1, 1, 1, 1, 0], "showlegend": true, "subplot": "polar", "theta": ["ABySS", "BCALM2", "GATBMiniaPipeline", "IDBA-UD", "MEGAHIT", "MetaHipMer2", "metaSPAdes", "MINIA", "SKESA", "SPAdes", "Unicycler", "VelvetOptimiser"], "type": "scatterpolar"}, {"marker": {"color": "#CF597E", "line": {"color": "black", "width": 2}, "size": 12}, "mode": "markers", "name": "Uncalled bases", "opacity": 0.6, "r": [0.8608, 1, 1, 1, 1, 1, 1, 1, 1, 1, 1, 0], "showlegend": false, "subplot": "polar2", "theta": ["ABySS", "BCALM2", "GATBMiniaPipeline", "IDBA-UD", "MEGAHIT", "MetaHipMer2", "metaSPAdes", "MINIA", "SKESA", "SPAdes", "Unicycler", "VelvetOptimiser"], "type": "scatterpolar"}, {"marker": {"color": "#a54765", "line": {"color": "black", "width": 2}, "size": 12}, "mode": "markers", "name": "Misassembled contigs", "opacity": 0.6, "r": [0.8462, 1, 0.9231, 0, 0.2308, 1, 0.9231, 1, 0.3077, 1, 1, 0.5385], "showlegend": true, "subplot": "polar2", "theta": ["ABySS", "BCALM2", "GATBMiniaPipeline", "IDBA-UD", "MEGAHIT", "MetaHipMer2", "metaSPAdes", "MINIA", "SKESA", "SPAdes", "Unicycler", "VelvetOptimiser"], "type": "scatterpolar"}, {"marker": {"color": "#835221", "line": {"color": "black", "width": 2}, "size": 12}, "mode": "markers", "name": "Misassembly events", "opacity": 0.6, "r": [0.8636, 1, 0.9545, 0, 0.04545, 1, 0.8636, 1, 0.1818, 1, 1, 0.5], "showlegend": true, "subplot": "polar2", "theta": ["ABySS", "BCALM2", "GATBMiniaPipeline", "IDBA-UD", "MEGAHIT", "MetaHipMer2", "metaSPAdes", "MINIA", "SKESA", "SPAdes", "Unicycler", "VelvetOptimiser"], "type": "scatterpolar"}], "layout": {"annotations": [{"font": {"size": 16}, "showarrow": false, "text": "Original", "x": 0.225, "xanchor": "center", "xref": "paper", "y": 1, "yanchor": "bottom", "yref": "paper"}, {"font": {"size": 16}, "showarrow": false, "text": "Filtered", "x": 0.775, "xanchor": "center", "xref": "paper", "y": 1, "yanchor": "bottom", "yref": "paper"}], "polar": {"angularaxis": {"categoryarray": ["ABySS", "BCALM2", "GATBMiniaPipeline", "IDBA-UD", "MEGAHIT", "MetaHipMer2", "metaSPAdes", "MINIA", "SKESA", "SPAdes", "Unicycler", "VelvetOptimiser", " "], "linecolor": "black"}, "bgcolor": "rgb(255,255,255)", "domain": {"x": [0, 0.45], "y": [0, 1]}, "hole": 0.08333, "radialaxis": {"angle": -22.5, "gridcolor": "#DCDCDC", "linecolor": "black", "linewidth": 2, "range": [0, 1], "visible": true}}, "polar2": {"angularaxis": {"categoryarray": ["ABySS", "BCALM2", "GATBMiniaPipeline", "IDBA-UD", "MEGAHIT", "MetaHipMer2", "metaSPAdes", "MINIA", "SKESA", "SPAdes", "Unicycler", "VelvetOptimiser", " "], "linecolor": "black"}, "bgcolor": "rgb(255,255,255)", "domain": {"x": [0.55, 1], "y": [0, 1]}, "hole": 0.08333, "radialaxis": {"angle": -22.5, "gridcolor": "#DCDCDC", "linecolor": "black", "linewidth": 2, "range": [0, 1], "visible": true}}, "title": {"text": "EMS"}}}
